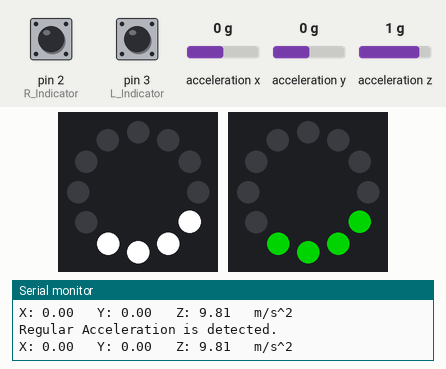
Recording of a sketch running on a simulated Arduino Uno, built with avr-gcc and run on an emulated ATmega328P. Parts: 2 × 12 RGB LEDs in a ring, first at the top, clockwise, the last lines printed to the serial monitor. The test bench sets the inputs (shaded band); at power-on: pin 2 (R_Indicator) HIGH, pin 3 (L_Indicator) HIGH, acceleration x 0 g, acceleration y 0 g, acceleration z 1 g. Dim RGB values are drawn brighter than linear.

Above: at 1.2 s.
1.3 s: pin 2 (R_Indicator) pulled LOW for 0.15 s
At 1.72 s:
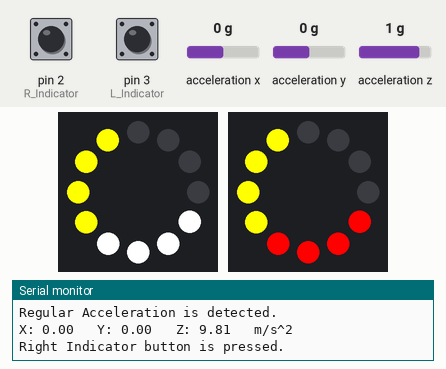
3.3 s: pin 3 (L_Indicator) pulled LOW for 1 s
At 3.91 s:
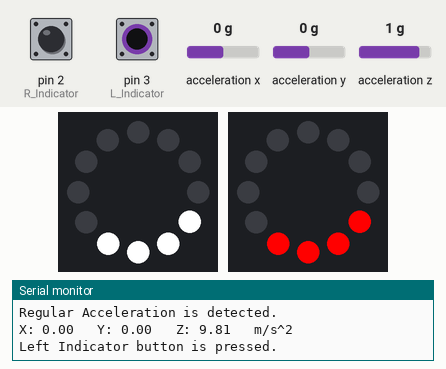
5.8 s: acceleration x set to -0.2 g
7.3 s: acceleration y set to -0.2 g
10.3 s: pin 2 (R_Indicator) pulled LOW for 1 s
At 10.39 s:
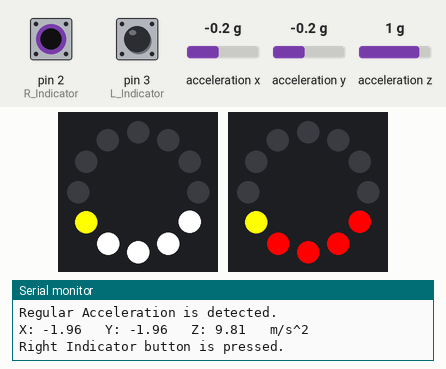
14.3 s: pin 3 (L_Indicator) pulled LOW for 0.15 s
At 14.76 s:
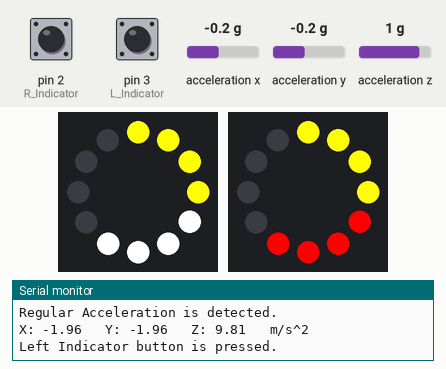
Timing chart, 0 to 17.3 s (numbered marks = the images above; inputs shaded):
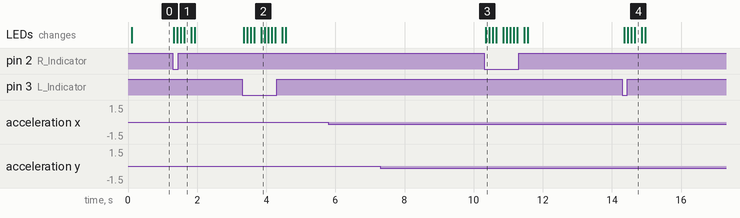

Measured:
- after the input at 1.3 s, the LEDs: first change at once (image 1 shows a later state)
- after the input at 3.3 s, the LEDs: first change after 0.05 s (image 2 shows a later state)
- after the input at 10.3 s, the LEDs: change after 0.05 s (image 3)
- after the input at 14.3 s, the LEDs: first change after 0.06 s (image 4 shows a later state)

The sketch:

Final_Sketch_v6.ino
```cpp
#include <Wire.h>
#include <Adafruit_Sensor.h>
#include <Adafruit_ADXL345_U.h>
#include <FastLED.h>

Adafruit_ADXL345_Unified accel = Adafruit_ADXL345_Unified();

const int R_Indicator = 2;  // Tactile Button
const int L_Indicator = 3;

const int Front_LED = 4;     // Data pin of LED strip
const int Back_LED = 5;

const int Crash_Alarm = 6;

#define NUM_LEDS 12  // Define the number of LEDs
#define COLOR_ORDER GRB

CRGB leds_front[NUM_LEDS]; // Define the front LED array
CRGB leds_back[NUM_LEDS]; // Define the back LED array

// // Prone to off by one errors
// const int Accel_LED_Start = 4;  // Adjust as needed
// const int Accel_LED_End = 7;    // Adjust as needed

const int desired_beeps = 6;

int R_Indicator_State = 0;
int L_Indicator_State = 0;

bool Buzzer_State = false;
int beeps = 0;

const float Threshold_Z = 4.0;
// const float Threshold_Y = 10.0;
// const float Threshold_X = 10.0;
const float Threshold_Crash = 16.0;

int consecutiveCount = 1;
const int consecutiveThreshold = 2;

bool conditionMet = false;

// Set Sample Frequentie //
// #define SAMPLE_FREQ 100  // sample frequency [Hz]

// const float sample_period = 1000/(SAMPLE_FREQ);   // sample period [millis seconds]

// Breadboard Configuration
// Terminal 3/5 -> Right Button
// Terminal 11 -> Front LED
// Terminal 15 -> Buzzer

void setup() {

  pinMode(R_Indicator, INPUT_PULLUP);
  pinMode(L_Indicator, INPUT_PULLUP);

  Wire.begin();

  pinMode(Front_LED, OUTPUT);
  pinMode(Back_LED, OUTPUT);

  pinMode(Crash_Alarm, OUTPUT);
  noTone(Crash_Alarm); // Initialize the buzzer as OFF

  // Initialize the front LED strip
  // .setCorrection() might account for color change. Either TypicalLEDStrip (standard) or TypicalPixelString (for ARGB).
  FastLED.addLeds<WS2812B, Front_LED, GRB>(leds_front, NUM_LEDS).setCorrection(TypicalPixelString);
  FastLED.addLeds<WS2812B, Back_LED, GRB>(leds_back, NUM_LEDS).setCorrection(TypicalPixelString);

  // Power failsafe
  FastLED.setMaxPowerInVoltsAndMilliamps(5, 500);

  FastLED.clear();
  FastLED.show();

  Serial.begin(9600);
  // Serial.println("hi");

  accel.begin();
  //    if(!accel.begin())
  //  {
  //     Serial.println("No valid sensor found");
  //     while(1);
  // }
}

void loop() {

  // // Clear LED
  // FastLED.clear();
  // FastLED.show();

  // Define Values for ADXL345 Accelerometer

  sensors_event_t event;
  accel.getEvent(&event);

  Serial.print("X: "); Serial.print(event.acceleration.x); Serial.print("   ");
  Serial.print("Y: "); Serial.print(event.acceleration.y); Serial.print("   ");
  Serial.print("Z: "); Serial.print(event.acceleration.z); Serial.print("   ");
  Serial.println("m/s^2 ");
  delay(100);

  float Accel_X = event.acceleration.x;
  float Accel_Y = event.acceleration.y;
  float Accel_Z = event.acceleration.z;


  // Indicator System

  R_Indicator_State = digitalRead(R_Indicator);
  L_Indicator_State = digitalRead(L_Indicator);

  // // For Debugging
  // Serial.print("R_Indicator State: ");
  // Serial.println(R_Indicator_State);

  // // For Debugging
  // Serial.print("L_Indicator State: ");
  // Serial.println(L_Indicator_State);

  if (R_Indicator_State == LOW) {

    // For Debugging
    Serial.println("Right Indicator button is pressed.");

    while (R_Indicator_State == LOW) {
    // Making final 4 LEDs on both strips blink yellow

      for (int i = 4; i <= 7; i++) {
        leds_front[i] = CRGB::White;
        leds_back[i] = CRGB::Red;

      }

    FastLED.show();

      for (int i = 8; i <= 11; i++) {
      leds_front[i] = CRGB::Yellow;
      leds_back[i] = CRGB::Yellow;    // Might have to change orientation
      FastLED.show();
      delay(100); // // _ms pause
    }

    delay(100);

    // Turn off LEDs
      for (int i = 8; i <= 11; i++) {
      leds_front[i] = CRGB::Black;
      leds_back[i] = CRGB::Black;
    }

    FastLED.show();
    delay(100);

    R_Indicator_State = digitalRead(R_Indicator);

    }
  }

  else if (L_Indicator_State == LOW) {

    // For Debugging
    Serial.println("Left Indicator button is pressed.");

    while (L_Indicator_State == LOW) {
    // Making final 4 LEDs on both strips blink yellow

        for (int i = 4; i <= 7; i++) {

      leds_front[i] = CRGB::White;
      leds_back[i] = CRGB::Red;

        }

      FastLED.show();

      for (int i = 3; i >= 0; i--) {
      leds_front[i] = CRGB::Yellow;
      leds_back[i] = CRGB::Yellow;
      FastLED.show();
      delay(100); // _ms pause
    }

    delay(100);

    // Turn off LEDs
      for (int i = 3; i >= 0; i--) {
      leds_front[i] = CRGB::Black;
      leds_back[i] = CRGB::Black;
    }

    FastLED.show();
    delay(100);

    L_Indicator_State = digitalRead(L_Indicator);

    }
  }

  // else {
  //   // Turn off all LEDs

  //   for (int i = 0; (i <= 3) || (i >= 8 && i <= 11); i++) {
  //     leds_front[i] = CRGB::Black;
  //     leds_back[i] = CRGB::Black;
  //   }

  //   // for (int i = 4; i <= 7; i++) {
  //   //   leds_front[i] = CRGB::Red;
  //   //   leds_back[i] = CRGB::Red;

  //   FastLED.show();

  else {
    // Turn off all LEDs except the middle 4 LEDs, which will be red

    for (int i = 4; i <= 7; i++) {
            leds_front[i] = CRGB::White;
            leds_back[i] = CRGB::Red;

        }

      FastLED.show();

    }


  // Brake Light System

  if (abs(Accel_Z) > Threshold_Z && abs(Accel_Z) < Threshold_Crash) {

    // For Debugging
    Serial.println("Regular Acceleration is detected.");

    // Acceleration - Make the middle 4 LEDs green
    for (int i = 4; i <= 7; i++) {
      leds_front[i] = CRGB::White;
      leds_back[i] = CRGB::Green;
    }

    FastLED.show();

  }

  else if (Accel_Z < -Threshold_Z && abs(Accel_Z) < Threshold_Crash) {

    // For Debugging
    Serial.println("Regular Deceleration is detected.");

    // Deceleration - Make the middle 4 LEDs red
    for (int i = 4; i <= 7; i++) {
      leds_front[i] = CRGB::White;
      leds_back[i] = CRGB::Green;
    }

    FastLED.show();
  }

  else if (abs(Accel_Z) < Threshold_Z){

    // For Debugging
    Serial.println("No notable Acceleration or Deceleration is detected.");

    // No significant acceleration or deceleration
    for (int i = 4; i <= 7; i++) {
      leds_front[i] = CRGB::White;
      leds_back[i] = CRGB::Red;
    }

    FastLED.show();

  }

    // Crash Detection System

  // if (abs(Accel_X) > Threshold_Crash || abs(Accel_Y) > Threshold_Crash) {
  if (abs(Accel_Z) > Threshold_Crash) {

    // For Debugging
    Serial.println("Crash is detected.");
    Serial.println(Accel_Z);
    // Serial.println(beeps);
    // Serial.println(Buzzer_State);

      for (int i = 4; i <= 7; i++) {
    leds_front[i] = CRGB::Green;
    leds_back[i] = CRGB::Green;

      }

    FastLED.show();
    delay(100);
    FastLED.clear();
    delay(100);

    int beeps = 0;

    if (!Buzzer_State) {

      Buzzer_State = true;
      beeps = 0; // Reset the beep counter
    }

    else if (Buzzer_State) {

      Buzzer_State = true;

    }

  while (Buzzer_State && beeps < 6) {

    // Added line not verified - goal is for LED to go red while buzzer rings
    //   for (int i = 4; i <= 7; i++) {
    // leds_front[i] = CRGB::Red;
    // leds_back[i] = CRGB::Red;

    // FastLED.show();
    //   }

    Serial.println("Crash alarm goes off!");

    tone(Crash_Alarm, 255);
    delay(100);
    noTone(Crash_Alarm);
    delay(100);
    beeps++;

    digitalRead(Buzzer_State);
    }

  bool Buzzer_State = false;

  // Serial.println(beeps);
  // Serial.println(Buzzer_State);
  }

  else {

    noTone(Crash_Alarm);

  }

  int beeps = 0;
  bool Buzzer_State = false;

  // Serial.println(beeps);
  // Serial.println(Buzzer_State);

}


//   // Crash Detection System


//   if (Accel_Z > Threshold_Crash) {
//     consecutiveCount++;
//     conditionMet = true;

//     if (consecutiveCount == consecutiveThreshold && conditionMet) {
//       // Perform your desired action when the condition is detected three times consecutively
//       Serial.println("Crash condition detected three times consecutively. ...");

//       Serial.println("Crash lights go off...");
//       for (int i = 4; i <= 7; i++) {
//         leds_front[i] = CRGB::Green;
//         leds_back[i] = CRGB::Green;

//       }

//       FastLED.show();
//       delay(100);
//       FastLED.clear();
//       delay(100);

//     int beeps = 0;

//     if (!Buzzer_State) {

//       Buzzer_State = true;
//       beeps = 0; // Reset the beep counter
//     }

//     else if (Buzzer_State) {

//       Buzzer_State = true;

//     }

//     while (Buzzer_State && beeps < 6) {

//     // Added line not verified - goal is for LED to go red while buzzer rings
//     //   for (int i = 4; i <= 7; i++) {
//     // leds_front[i] = CRGB::Red;
//     // leds_back[i] = CRGB::Red;

//     // FastLED.show();
//     //   }

//     Serial.println("Crash alarm goes off!");

//     tone(Crash_Alarm, 255);
//     delay(100);
//     noTone(Crash_Alarm);
//     delay(100);
//     beeps++;

//     digitalRead(Buzzer_State);
//     }

//   bool Buzzer_State = false;

//           }

//   else {
//     // Reset the consecutive count if the condition is not detected
//     consecutiveCount = 0;
//     }
//   // Serial.println(beeps);
//   // Serial.println(Buzzer_State);

//        // For Debugging
//     // Serial.println("Crash is detected.");
//     // Serial.println(beeps);
//     // Serial.println(Buzzer_State);

//   // if (abs(Accel_X) > Threshold_Crash || abs(Accel_Y) > Threshold_Crash) {

//   //   // For Debugging
//   //   Serial.println("Crash is detected.");
//   //   // Serial.println(beeps);
//   //   // Serial.println(Buzzer_State);

//   //   FastLED.show();
//   //   delay(100);
//   //   FastLED.clear();
//   //   delay(100);

//   //   int beeps = 0;

//   //   if (!Buzzer_State) {

//   //     Buzzer_State = true;
//   //     beeps = 0; // Reset the beep counter
//   //   }

//   //   else if (Buzzer_State) {

//   //     Buzzer_State = true;

//   //   }

//   // while (Buzzer_State && beeps < 6) {

//   //   // Added line not verified - goal is for LED to go red while buzzer rings
//   //   //   for (int i = 4; i <= 7; i++) {
//   //   // leds_front[i] = CRGB::Red;
//   //   // leds_back[i] = CRGB::Red;

//   //   // FastLED.show();
//   //   //   }

//   //   Serial.println("Crash alarm goes off!");

//   //   tone(Crash_Alarm, 255);
//   //   delay(100);
//   //   noTone(Crash_Alarm);
//   //   delay(100);
//   //   beeps++;

//   //   digitalRead(Buzzer_State);
//   //   }

//   // bool Buzzer_State = false;

//   // // Serial.println(beeps);
//   // // Serial.println(Buzzer_State);
//   // }

//   // else {

//   //   noTone(Crash_Alarm);

//   // }

//   // int beeps = 0;
//   // bool Buzzer_State = false;

//   // // Serial.println(beeps);
//   // // Serial.println(Buzzer_State);
//       // Example command: You can replace this with your own action
//   //     digitalWrite(LED_BUILTIN, HIGH); // Turn on the built-in LED
//   //     conditionMet = true; // Set a flag to avoid executing the command repeatedly
//   //   }
//   // }

//   //   else {
//   //   consecutiveCount = 0; // Reset the consecutive count
//   //   conditionMet = false; // Reset the flag
//   //   digitalWrite(LED_BUILTIN, LOW); // Turn off the built-in LED
//   // }

//   // else if (abs(Accel_Z) > Threshold_Crash) {
//   //   Serial.print("Single Crash Detected.");
//   //   consectiveCount++;


//     // while (abs(Accel_Z) > Threshold_Crash) {
//     //   consecutiveCount = consecutiveCount + 1;

//     //     if (consecutiveCount >= consecutiveThreshold) {


//   }
// }
```
